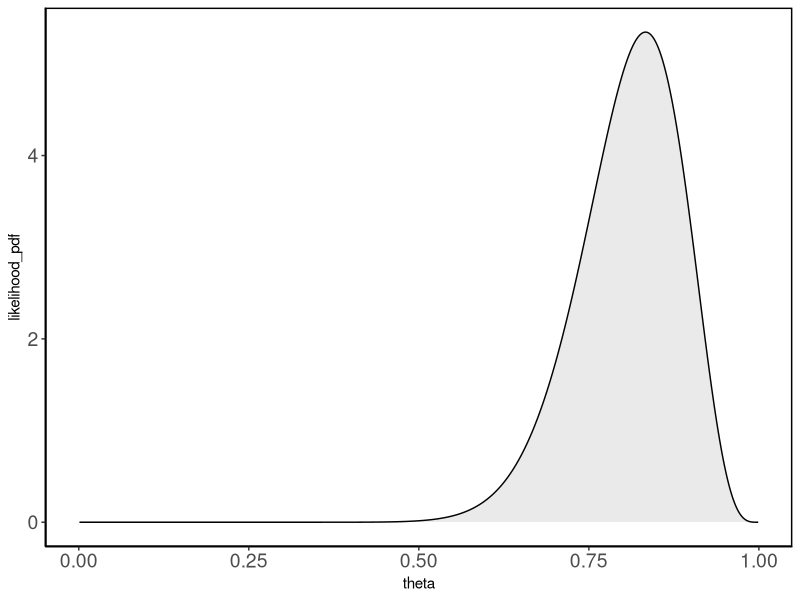
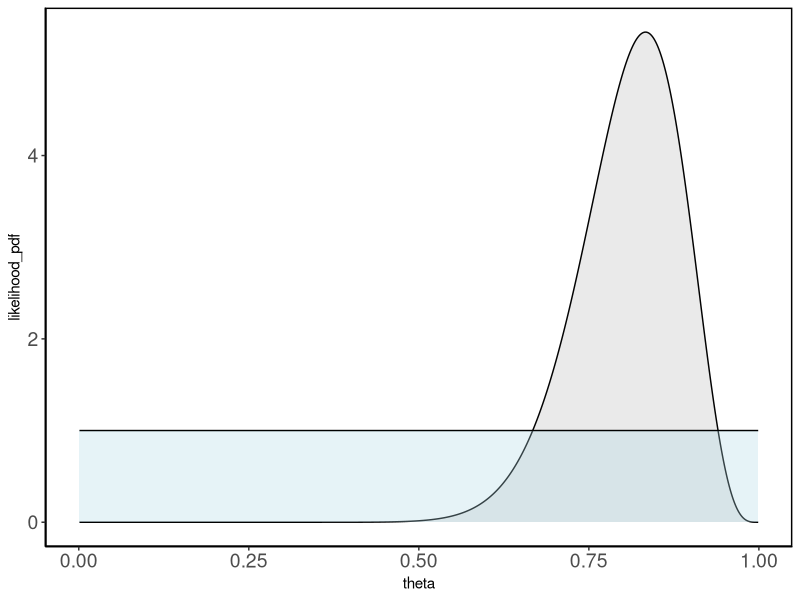
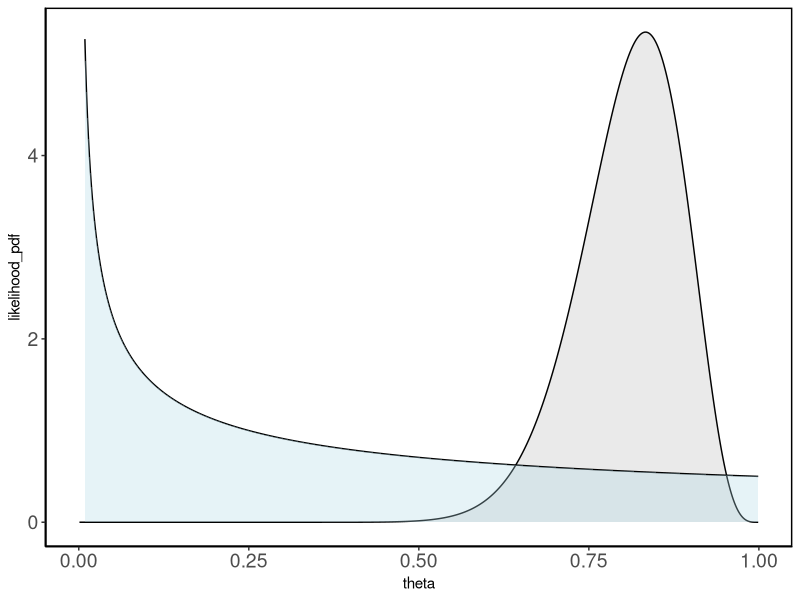
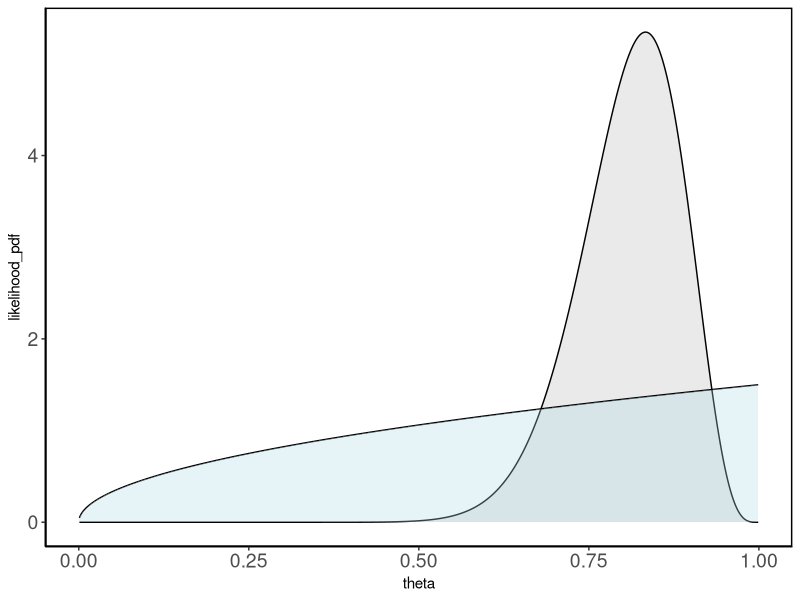
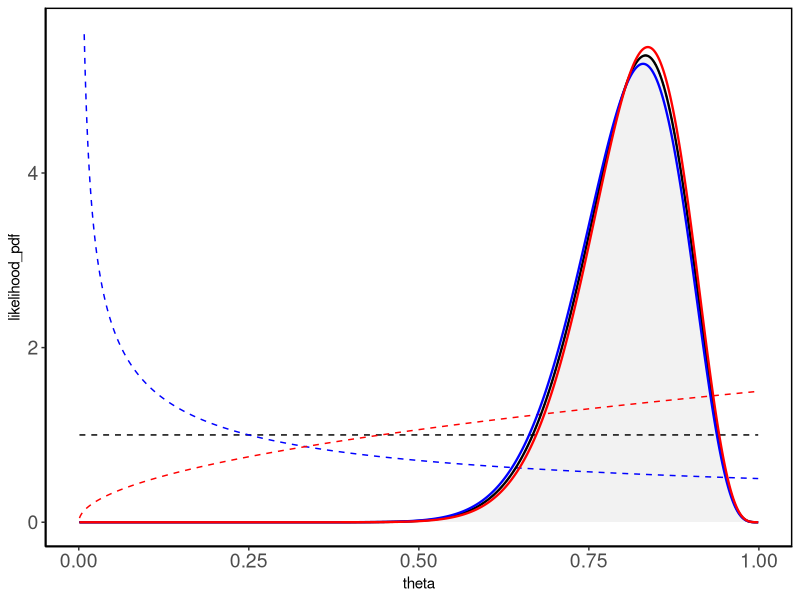
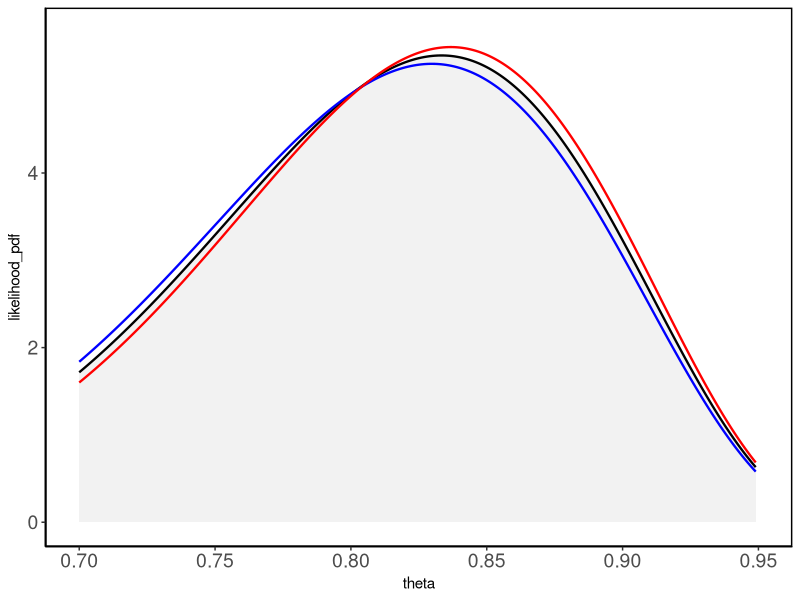
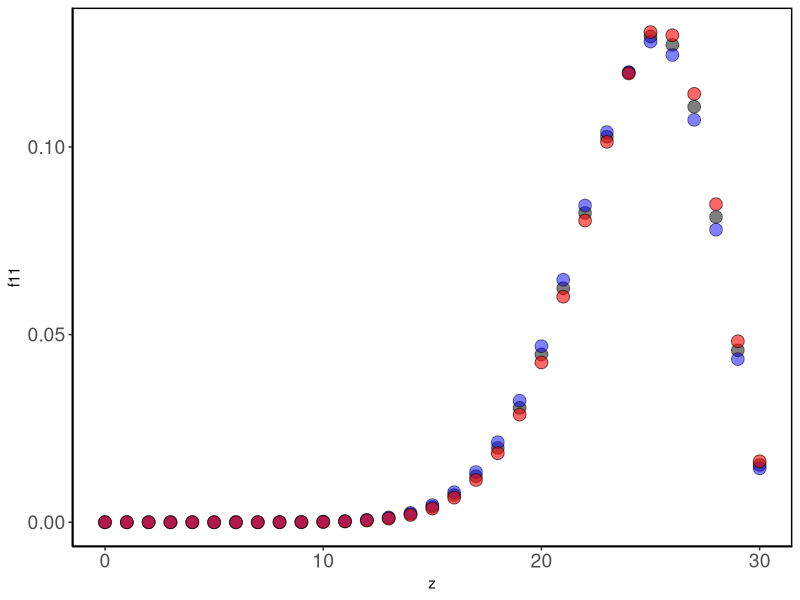
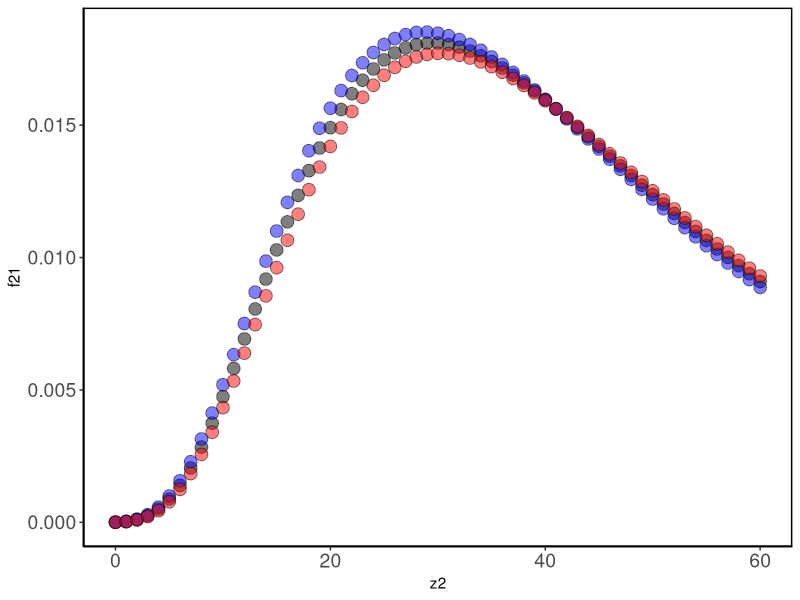

Reproduce these figures in R, in order.
setwd(dirname(rstudioapi::getSourceEditorContext()$path))  #for R-studio


# Load libraries ----------------------------------------------------------

rm(list = ls())
graphics.off()
library(ggplot2)

# Computations and Distributions ------------------------------------------

eps <- 1e-3
dtheta <- 0.001
theta <- seq(from = eps, to = 1-eps, by = dtheta)
alpha <- 21
beta <- 5
likelihood <- choose(alpha+beta-2, alpha -1)*theta^(alpha-1)*(1-theta)^(beta-1)
likelihood_pdf <- dbeta(theta, alpha, beta, ncp = 0, log = FALSE)
noninform1 <- dbeta(theta, 1, 1, ncp = 0, log = FALSE)
noninform2 <- dbeta(theta, 1/2, 1, ncp = 0, log = FALSE)
noninform3 <- dbeta(theta, 3/2, 1 , ncp = 0, log = FALSE)


# Plot Likelihood ---------------------------------------------------------

p1 = ggplot()+
  geom_line(aes(x = theta, y = likelihood_pdf), color = "black")+
  geom_area(aes(x = theta, y = likelihood_pdf ),  alpha = 0.1)+
  ylim(0, max(likelihood_pdf)) +
  theme_classic() +
  theme(axis.text.x = element_text(size = 14), 
        axis.text.y = element_text(size = 14), 
        panel.border = element_rect(colour = "black", fill=NA, size=1))
p1



# Plot First Prior --------------------------------------------------------


p2 = ggplot()+
  geom_line(aes(x = theta, y = likelihood_pdf), color = "black")+
  geom_area(aes(x = theta, y = likelihood_pdf ),  alpha = 0.1)+
  geom_line(aes(x = theta, y = noninform1), color = "black") +
  geom_area(aes(x = theta, y = noninform1), fill = "lightblue",  alpha = 0.3)+
  ylim(0, max(likelihood_pdf)) +
  theme_classic() +
  theme(axis.text.x = element_text(size = 14), 
        axis.text.y = element_text(size = 14), 
        panel.border = element_rect(colour = "black", fill=NA, size=1))
p2



# Plot second Prior -------------------------------------------------------


p3 = ggplot()+
  geom_line(aes(x = theta, y = likelihood_pdf), color = "black")+
  geom_area(aes(x = theta, y = likelihood_pdf ),  alpha = 0.1)+
  geom_line(aes(x = theta, y = noninform2), color = "black") +
  geom_area(aes(x = theta, y = noninform2), fill = "lightblue",  alpha = 0.3)+
  ylim(0, max(likelihood_pdf)) +
  theme_classic() +
  theme(axis.text.x = element_text(size = 14), 
        axis.text.y = element_text(size = 14), 
        panel.border = element_rect(colour = "black", fill=NA, size=1))
p3



# Plot third prior --------------------------------------------------------


p3 = ggplot()+
  geom_line(aes(x = theta, y = likelihood_pdf), color = "black")+
  geom_area(aes(x = theta, y = likelihood_pdf ),  alpha = 0.1)+
  geom_line(aes(x = theta, y = noninform3), color = "black") +
  geom_area(aes(x = theta, y = noninform3), fill = "lightblue",  alpha = 0.3)+
  ylim(0, max(likelihood_pdf)) +
  theme_classic() +
  theme(axis.text.x = element_text(size = 14), 
        axis.text.y = element_text(size = 14), 
        panel.border = element_rect(colour = "black", fill=NA, size=1))
p3









# Plot posteriors + priors ------------------------------------------------


p4 = ggplot()+
  #geom_point(aes(x = z, y = f21), shape = 21, color = "black", fill = "black", size = 4, alpha = 0.5)+
  #geom_point(aes(x = z, y = f22), shape = 21, color = "black",  fill = "blue", size  = 4, alpha = 0.5) +
  #geom_point(aes(x = z, y = f23), shape = 21, color = "black", fill = "red", size = 4, alpha = 0.5) +
  geom_line(aes(x = theta, y = likelihood_pdf), linetype = "dashed", color = "black", size = 0.5)+
  geom_area(aes(x = theta, y = likelihood_pdf), fill = "black",  alpha = 0.05)+
  geom_line(aes(x = theta, y= noninform1), color = "black", size = 0.5, linetype = "dashed") +
  geom_line(aes(x = theta, y= noninform2), color = "blue", size = 0.5, linetype = "dashed") +
  geom_line(aes(x = theta, y= noninform3), color = "red", size = 0.5, linetype = "dashed") +
  geom_line(aes(x = theta, y= dbeta(theta, 21,5)), color = "black", size = 0.8) +
  geom_line(aes(x = theta, y= dbeta(theta, 20.5,5)), color = "blue", size = 0.8) +
  geom_line(aes(x = theta, y= dbeta(theta, 21.5,5)), color = "red", size = 0.8) +
  theme_classic() + 
  ylim(0, max(likelihood_pdf)*1.05)+
  theme(axis.text.x = element_text(size = 14), 
        axis.text.y = element_text(size = 14), 
        panel.border = element_rect(colour = "black", fill=NA, size=1))
p4



# Plot posteriors (zoom in) -----------------------------------------------


p5 = ggplot()+
  geom_area(aes(x = theta, y = likelihood_pdf), fill = "black",  alpha = 0.05)+
  geom_line(aes(x = theta, y= dbeta(theta, 21,5)), color = "black", size = 0.8) +
  geom_line(aes(x = theta, y= dbeta(theta, 20.5,5)), color = "blue", size = 0.8) +
  geom_line(aes(x = theta, y= dbeta(theta, 21.5,5)), color = "red", size = 0.8) +
  theme_classic() + 
  ylim(0, max(likelihood_pdf)*1.05)+
  xlim(0.7, 0.95) +
  theme(axis.text.x = element_text(size = 14), 
        axis.text.y = element_text(size = 14), 
        panel.border = element_rect(colour = "black", fill=NA, size=1))
p5




# Compute predictive - Binomial -------------------------------------------


N <- 30
x <- 20
n <- 24
r <- 4
R <- 10
a <- c(1, 0.5, 1.5)
b <- c(1, 1, 1)
z <- seq(from = 0, to = N, by = 1)
f11 <- choose(N, z)*beta(a[1] + x + z, b[1] + n - x + N - z)/ beta(a[1] + x, b[1] + n - x)
f12 <- choose(N, z)*beta(a[2] + x + z, b[2] + n - x + N - z)/ beta(a[2] + x, b[2] + n - x)
f13 <- choose(N, z)*beta(a[3] + x + z, b[3] + n - x + N - z)/ beta(a[3] + x, b[3] + n - x)
#df = data.frame(x_ax = rep(z, 3), vals = c(f11, f12, f13), cols = c(rep("black", N+1), c(rep("blue", N+1)), c(rep("red", N+1))))



# Plot predictive - Binomial ----------------------------------------------


p6 = ggplot()+
  geom_point(aes(x = z, y = f11), shape = 21, color = "black", fill = "black", size = 4, alpha = 0.5)+
  geom_point(aes(x = z, y = f12), shape = 21, color = "black",  fill = "blue", size  = 4, alpha = 0.5) +
  geom_point(aes(x = z, y = f13), shape = 21, color = "black", fill = "red", size = 4, alpha = 0.6) +
  #geom_col(data = df, aes(x = x_ax, y = vals, fill = cols), position = "dodge", color = df$cols)+
  theme_classic() + 
  theme(axis.text.x = element_text(size = 14), 
        axis.text.y = element_text(size = 14), 
        panel.border = element_rect(colour = "black", fill=NA, size=1))
p6



# Compute predictive - Negative Binomial ----------------------------------


z2 <- seq(from = 0, to = 200, by = 1)  
f21 <- choose(R+z2-1, R-1)*beta(a[1] + x + z2, b[1] + r + R)/ beta(a[1] + x, b[1] + r)
f22 <- choose(R+z2-1, R-1)*beta(a[2] + x + z2, b[1] + r + R)/ beta(a[2] + x, b[2] + r)
f23 <- choose(R+z2-1, R-1)*beta(a[3] + x + z2, b[1] + r + R)/ beta(a[3] + x, b[3] + r)



# Plot predictive - Negative Binomial -------------------------------------


p7 = ggplot()+
  geom_point(aes(x = z2, y = f21), shape = 21, color = "black", fill = "black", size = 4, alpha = 0.5)+
  geom_point(aes(x = z2, y = f22), shape = 21, color = "black",  fill = "blue", size  = 4, alpha = 0.5) +
  geom_point(aes(x = z2, y = f23), shape = 21, color = "black", fill = "red", size = 4, alpha = 0.5) +
  #geom_line(aes(x = z, y= f21), color = "black", size = 1) +
  #geom_line(aes(x = z, y= f22), color = "blue", size = 1) +
  #geom_line(aes(x = z, y= f23), color = "red", size = 1) +
  theme_classic() + 
  xlim(0, 60) +
  theme(axis.text.x = element_text(size = 14), 
        axis.text.y = element_text(size = 14), 
        panel.border = element_rect(colour = "black", fill=NA, size=1))
p7



# Plot predictive - Negative Binomial (zoom out) --------------------------


p8 = ggplot()+
  geom_line(aes(x = z2, y= f21), color = "black", size = 0.8) +
  geom_line(aes(x = z2, y= f22), color = "blue", size = 0.8) +
  geom_line(aes(x = z2, y= f23), color = "red", size = 0.8) +
  theme_classic() + 
  theme(axis.text.x = element_text(size = 14), 
        axis.text.y = element_text(size = 14), 
        panel.border = element_rect(colour = "black", fill=NA, size=1))
p8




# Plot predictive - Binomial - MLE ----------------------------------------


theta_hat_1 = (alpha-1+a[1]-1)/(alpha-1 + a[1] -1  +beta -1 + b[1]-1)
pr_1 = choose(N, z) * theta_hat_1^z * (1-theta_hat_1)^(N-z)

p9  = p6 +  geom_point(aes(x = z, y = pr_1), shape = 21, color = "black", fill = "green", size = 4, alpha = 0.7)
p9



# Plot predictive - Negative Binomial - MLE (zoom out) --------------------


pr_2 = choose(R + z2 -1, R-1) * theta_hat_1^z2* (1-theta_hat_1)^R
p10  = p8 + geom_line(aes(x = z2, y= pr_2), color = "green", size = 0.8) 
p10



# Plot predictive - Negative Binomial (zoom in) ---------------------------


p11 = p7 + geom_point(aes(x = z2, y = pr_2), shape = 21, color = "black", fill = "green", size = 4, alpha = 0.5)
p11




# Computations and Bayes Factor -------------------------------------------


a1 <- alpha -1 + a[1]
a2 <- alpha -1 + a[2]
a3 <- alpha -1 + a[3]
b1 <- beta - 1 + b[1]
b2 <- beta - 1 + b[2]
b3 <- beta - 1 + b[3]

m1 <- N*a1 /(a1 + b1)
m2 <- N*a2 /(a2 + b2)
m3 <- N*a3 /(a3 + b3)
mc <- N*theta_hat_1

v1 <- N*a1*b1*(a1 + b1 + N)/( (a1+ b1)^2*(a1 + b1 + 1) )
v2 <- N*a2*b2*(a2 + b2 + N)/( (a2+ b2)^2*(a2 + b2 + 1) )
v3 <- N*a3*b3*(a3 + b3 + N)/( (a3+ b3)^2*(a3 + b3 + 1) )
vc <- N*theta_hat_1*(1-theta_hat_1)

F11 <- cumsum(f11)
F12 <- cumsum(f12)
F13 <- cumsum(f13)
FC  <- cumsum(pr_1)

cf11 <- which(F11>0.05 & F11<0.95)
cf12 <- which(F12>0.05 & F12<0.95)
cf13 <- which(F13>0.05 & F13<0.95)
cfc <-  which(FC>0.05 & FC<0.95)

mnb1 <- R*a1/(b1 - 1)
mnb2 <- R*a2/(b1 - 1)
mnb3 <- R*a3/(b3 - 1)
mnbc <- theta_hat_1*R/(1-theta_hat_1)

vnb1 <- R*(b1+r-1)*a1*(b1+a1-1)/((b1-2)*(b1-1)^2)
vnb2 <- R*(b1+r-1)*a2*(b2+a2-1)/((b2-2)*(b2-1)^2)
vnb3 <- R*(b2+r-1)*a3*(b3+a3-1)/((b3-2)*(b3-1)^2)
vnbc <- theta_hat_1*R/(1-theta_hat_1)^2


F21 <- cumsum(f21)
F22 <- cumsum(f22)
F23 <- cumsum(f23)
FNC  <- cumsum(pr_2)

cf21 <- which(F21>0.05 & F21<0.95)
cf22 <- which(F22>0.05 & F22<0.95)
cf23 <- which(F23>0.05 & F23<0.95)
cfnc <- which(FNC>0.05 & FNC<0.95)


th0 <- 0.65
bf11 <- th0^x*(1-th0)^(n-x) * beta(a[1], b[1]) / beta(a[1] + x, b[1] + n - x)
bf12 <- th0^x*(1-th0)^(n-x) * beta(a[2], b[2]) / beta(a[2] + x, b[2] + n - x)
bf13 <- th0^x*(1-th0)^(n-x) * beta(a[3], b[3]) / beta(a[3] + x, b[3] + n - x)
bf11
bf12
bf13






# Gap ---------------------------------------------------------------------
